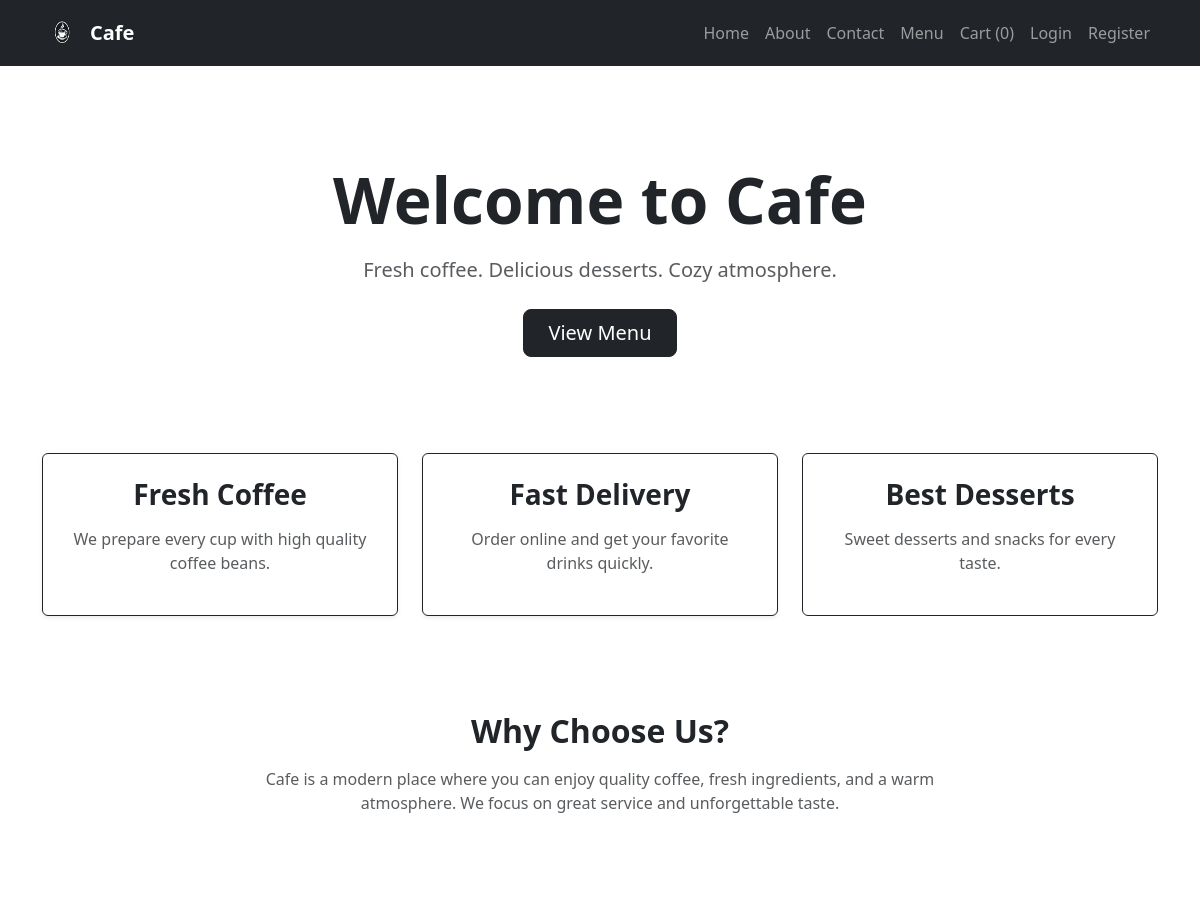
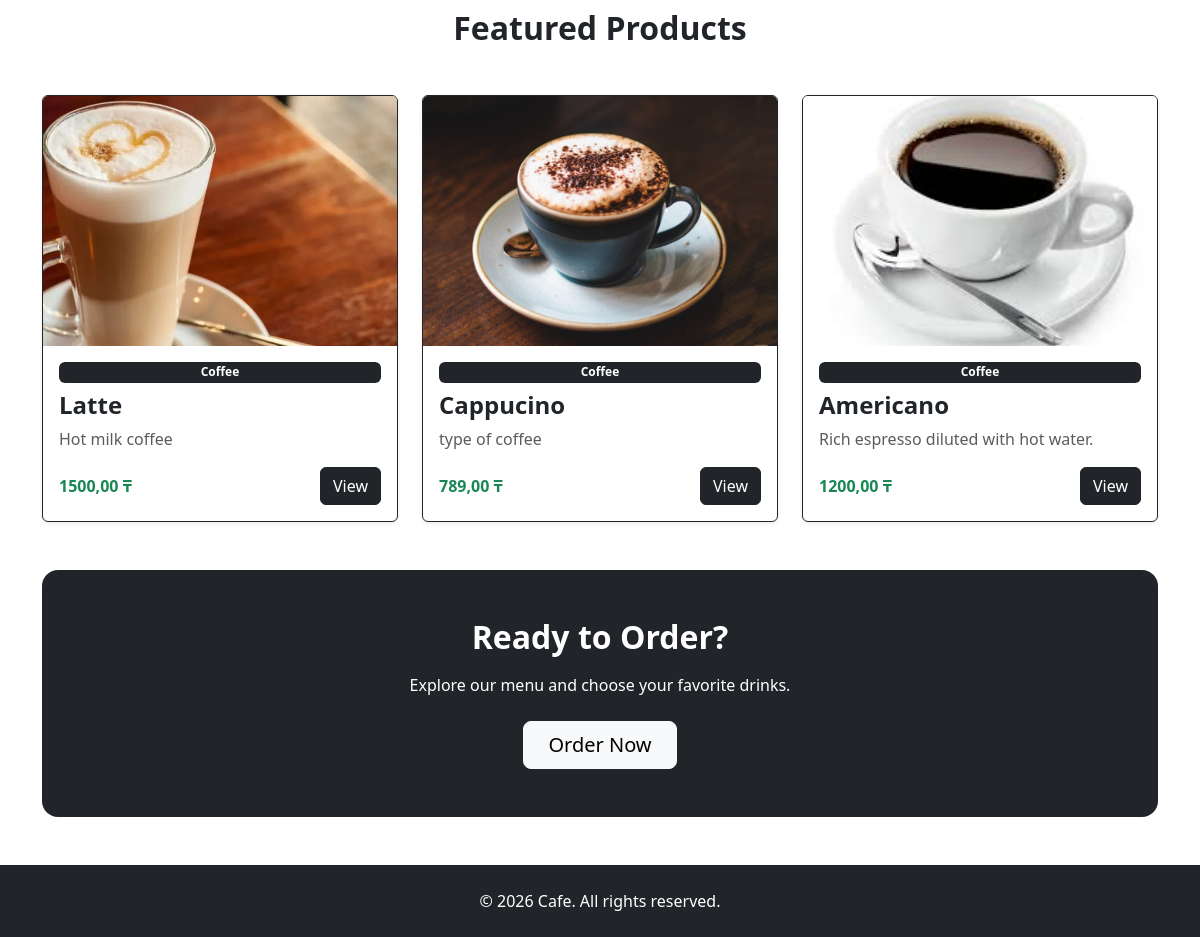
The page / on the database its author committed (2 pictures, top to bottom).
### menu/models.py (models this page shows, shortened)
class Product(models.Model):
    category = models.ForeignKey(Category, on_delete=models.CASCADE)
    name = models.CharField(max_length=200)
    description = models.TextField(blank=True, null=True)
    price = models.DecimalField(max_digits=10, decimal_places=2)
    image = models.ImageField(upload_to='menu/',blank=True, null=True)
    available = models.BooleanField(default=True)

class Category(models.Model):
    name = models.CharField(max_length=200)

### core/views.py (the view)
# urls.py: path('',views.index,name='home'),
def index(request):
    featured_products = Product.objects.all()[:3]
    context = {'featured_products': featured_products}
    return render(request, 'core/index.html',context)

### orders/cart.py (called while the page is built)
    def __len__(self):
        return sum(item['quantity'] for item in self.cart.values())

### orders/context_processors.py (called while the page is built)
def cart(request):
    return {'cart':Cart(request)}

### core/templates/core/index.html (shortened to what this page needs)
{% extends 'base.html' %}
{% block content %}
<section class="text-center py-5">
    <h1 class="display-3 fw-bold mb-3">
        Welcome to Cafe
    </h1>
    <p class="lead text-muted mb-4">
        Fresh coffee. Delicious desserts. Cozy atmosphere.
    </p>
    <a href="/menu/" class="btn btn-dark btn-lg px-4">
        View Menu
    </a>
</section>
<section class="row text-center g-4 py-5">
    <div class="col-md-4">
        <div class="card border-dark shadow-sm h-100 p-4">
            <h3 class="fw-bold mb-3">Fresh Coffee</h3>
            <p class="text-muted">
                We prepare every cup with high quality coffee beans.
            </p>
        </div>
    </div>
    <div class="col-md-4">
        <div class="card border-dark shadow-sm h-100 p-4">
            <h3 class="fw-bold mb-3">Fast Delivery</h3>
            <p class="text-muted">
                Order online and get your favorite drinks quickly.
            </p>
        </div>
    </div>
    <div class="col-md-4">
        <div class="card border-dark  h-100 p-4">
            <h3 class="fw-bold mb-3">Best Desserts</h3>
            <p class="text-muted">
                Sweet desserts and snacks for every taste.
            </p>
        </div>
    </div>
</section>
<section class="py-5 text-center border-dark">
    <h2 class="fw-bold mb-3">Why Choose Us?</h2>
    <p class="text-muted mx-auto" style="max-width:700px;">
        Cafe is a modern place where you can enjoy quality coffee,
        fresh ingredients, and a warm atmosphere. We focus on great
        service and unforgettable taste.
    </p>
</section>
<div class="mt-5">
    <h2 class="fw-bold text-center mb-5">
        Featured Products
    </h2>
    <div class="row g-4">
        {% for product in featured_products %}
        <div class="col-md-4">
            <div class="card h-100 shadow-sm border-dark">
                {% if product.image %}
                    <img src="{{ product.image.url }}"
                         class="card-img-top"
                         style="height:250px; object-fit:cover;">
                {% endif %}
                <div class="card-body d-flex flex-column">
                    <span class="badge bg-dark mb-2">
                        {{ product.category.name }}
                    </span>
                    <h4 class="fw-bold">
                        {{ product.name }}
                    </h4>
                    <p class="text-muted">
                        {{ product.description }}
                    </p>
                    <div class="mt-auto d-flex justify-content-between align-items-center">
                        <span class="fw-bold text-success">
                            {{ product.price }} ₸
                        </span>
                        <a href="{% url 'product_detail' product.id %}"
                           class="btn btn-dark">
                            View
                        </a>
                    </div>
                </div>
            </div>
        </div>
        {% endfor %}
    </div>
</div>
<section class="bg-dark text-white text-center rounded-4 p-5 mt-5">
    <h2 class="fw-bold mb-3">Ready to Order?</h2>
    <p class="mb-4">
        Explore our menu and choose your favorite drinks.
    </p>
    <a href="/menu/" class="btn btn-light btn-lg px-4">
        Order Now
    </a>
</section>
{% endblock %}

### rows shown on the page
Product: image (picture), category.name "Coffee", name "Latte", description "Hot milk coffee", price "1500,00"
Product: image (picture), category.name "Coffee", name "Cappucino", description "type of coffee", price "789,00"
Product: image (picture), category.name "Coffee", name "Americano", description "Rich espresso diluted with hot water.", price "1200,00"

### other values the page prints
{{ cart|length }} "0"
